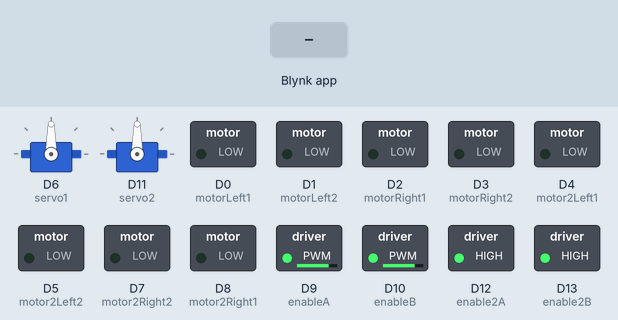
The sketch below on a simulated Arduino Uno R4 WiFi. Parts: 2 × servo, switched loads named in the sketch (green lamp = pin HIGH). The inputs (shaded band) are chosen by the test bench. WiFi joins after 1.5 s; servers stay silent unless stated.

Above: at 3.0 s.
3.1 s: Blynk app writes 1 to V0
At 3.5 s:
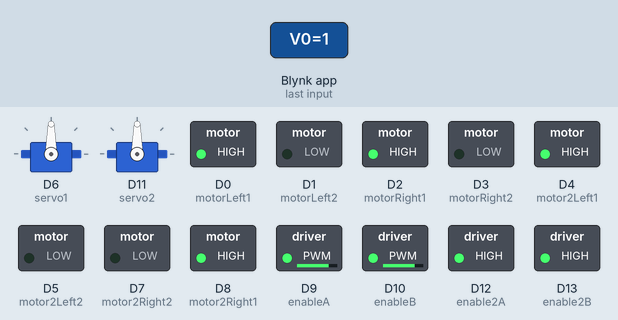
4.6 s: Blynk app writes 1 to V1
At 5.8 s:
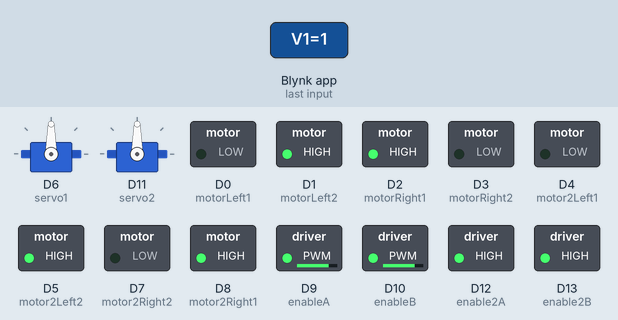
6.1 s: Blynk app writes 0 to V0
At 7.0 s:
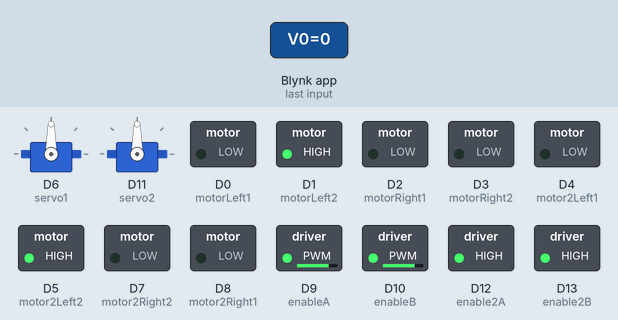
7.6 s: Blynk app writes 1 to V2
At 8.1 s:
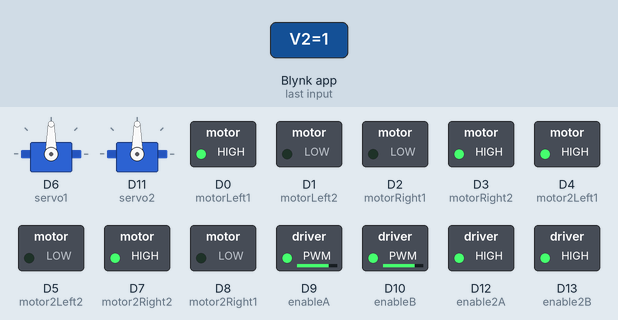
9.1 s: Blynk app writes 200 to V0
At 10.3 s:
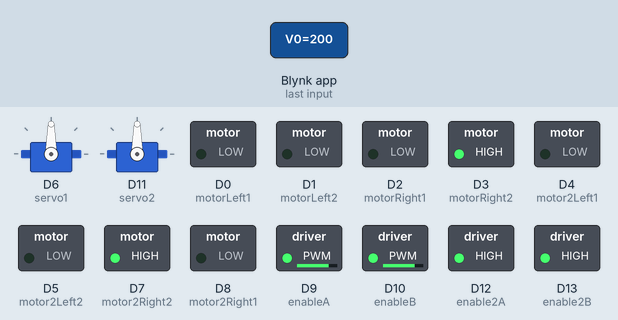
10.6 s: Blynk app writes 1 to V3
At 11.6 s:
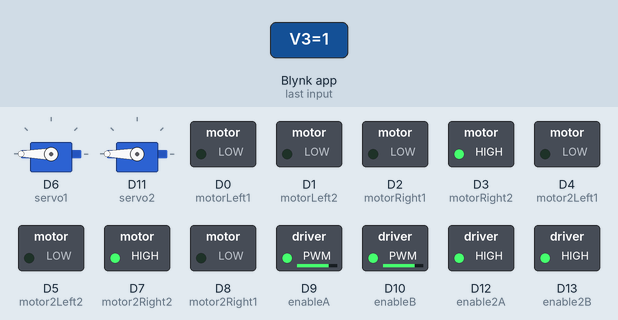
Timing chart, 0 to 13.1 s (numbered marks = the images above; inputs shaded):
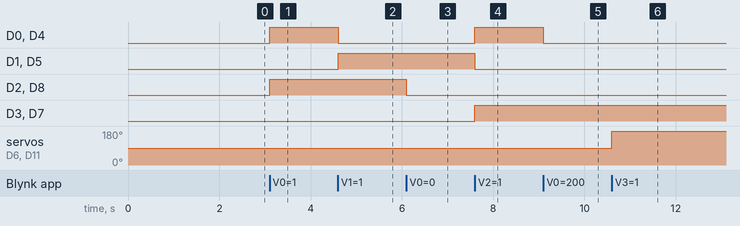

Measured:
- after the input at 3.1 s, D0 (motorLeft1), D2 (motorRight1), D4 (motor2Left1), D8 (motor2Right1): LOW → HIGH at once
- after the input at 4.6 s, D0 (motorLeft1), D4 (motor2Left1): HIGH → LOW at once; D1 (motorLeft2), D5 (motor2Left2): LOW → HIGH at once
- after the input at 6.1 s, D2 (motorRight1), D8 (motor2Right1): HIGH → LOW at once
- after the input at 7.6 s, D0 (motorLeft1), D3 (motorRight2), D4 (motor2Left1), D7 (motor2Right2): LOW → HIGH at once; D1 (motorLeft2), D5 (motor2Left2): HIGH → LOW at once
- after the input at 9.1 s, D0 (motorLeft1), D4 (motor2Left1): HIGH → LOW at once
- after the input at 10.6 s, servo on D6 (servo1), servo on D11 (servo2): 90° → 180° at once

The sketch:

code.ino
```cpp
#define BLYNK_PRINT Serial

#define BLYNK_TEMPLATE_ID "TMPL65suP-UJ-"
#define BLYNK_TEMPLATE_NAME "Protject4"
#define BLYNK_AUTH_TOKEN "lv4hd8Hz5O34MpWaYm6FM9_QYtWdo0jk" //ให้รู้ว่าโค้ดนี้เชื่อมต่อกับบลิ้ง

#include <Servo.h>
#include <SPI.h>
#include <WiFiS3.h>
#include <BlynkSimpleWifi.h>


const int motorLeft1 = 0;  // IN1
const int motorLeft2 = 1;  // IN2
const int motorRight1 = 2; // IN3
const int motorRight2 = 3; // IN4
const int enableA = 9;     // ENA (PWM)
const int enableB = 10;    // ENB (PWM)

const int motor2Left1 = 4;  // IN1
const int motor2Left2 = 5;  // IN2
const int motor2Right1 = 8; // IN3
const int motor2Right2 = 7; // IN4
const int enable2A = 12;     // ENA (PWM)
const int enable2B = 13;    // ENB (PWM)

// const คือตั้งขาพินให้เป็นขานั้นตลอดเวลา
// int จนเต็ม float ทศนิยม

Servo servo1;
Servo servo2;
// เอาไว้เชื่อมแอพ

char ssid[] = "Nathan_Ip";
char pass[] = "aabbccdd12";


BLYNK_WRITE(V0) {
  int val = param.asInt(); // val คือ binary param.asInt แปลจาก virtual pin เป็น int
  if (val == 1) {
    digitalWrite(motorLeft1, HIGH);
    digitalWrite(motorLeft2, LOW);
    digitalWrite(motorRight1, HIGH);
    digitalWrite(motorRight2, LOW);

    digitalWrite(motor2Left1, HIGH);
    digitalWrite(motor2Left2, LOW);
    digitalWrite(motor2Right1, HIGH);
    digitalWrite(motor2Right2, LOW);
  } else {
    digitalWrite(motorLeft1, LOW);
    digitalWrite(motorRight1, LOW);

    digitalWrite(motor2Left1, LOW);
    digitalWrite(motor2Right1, LOW);
  }
}

BLYNK_WRITE(V1) {
  int val = param.asInt();
  if (val == 1) {
    digitalWrite(motorLeft1, LOW);
    digitalWrite(motorLeft2, HIGH);
    digitalWrite(motorRight1, HIGH);
    digitalWrite(motorRight2, LOW);

    digitalWrite(motor2Left1, LOW);
    digitalWrite(motor2Left2, HIGH);
    digitalWrite(motor2Right1, HIGH);
    digitalWrite(motor2Right2, LOW);
  } else {
    digitalWrite(motorLeft2, LOW);
    digitalWrite(motorRight1, LOW);
    digitalWrite(motor2Left2, LOW);
    digitalWrite(motor2Right1, LOW);
  }
}

BLYNK_WRITE(V2) {
  int val = param.asInt();
  if (val == 1) {
    digitalWrite(motorLeft1, HIGH);
    digitalWrite(motorLeft2, LOW);
    digitalWrite(motorRight1, LOW);
    digitalWrite(motorRight2, HIGH);

    digitalWrite(motor2Left1, HIGH);
    digitalWrite(motor2Left2, LOW);
    digitalWrite(motor2Right1, LOW);
    digitalWrite(motor2Right2, HIGH);
  } else {
    digitalWrite(motorLeft1, LOW);
    digitalWrite(motorRight2, LOW);

    digitalWrite(motor2Left1, LOW);
    digitalWrite(motor2Right2, LOW);
  }
}


BLYNK_WRITE(V3) {
  int val = param.asInt();
  if (val == 1) {

    for (int pos = 0; pos <= 180; pos++) {
    servo1.write(pos);
    }
    for (int pos = 0; pos <= 180; pos++) {
    servo2.write(pos);
    }
  }

  else {
    for (int pos = 180; pos >= 0; pos--) {
    servo1.write(pos);
    }
    for (int pos = 180; pos >= 0; pos--) {
    servo2.write(pos);
    }

  }
}
//ประตูแต่ทำไม่เสร็จ servo ไม่ไหว

void setup() {
  pinMode(motorLeft1, OUTPUT);
  pinMode(motorLeft2, OUTPUT);
  pinMode(motorRight1, OUTPUT);
  pinMode(motorRight2, OUTPUT);
  pinMode(enableA, OUTPUT);
  pinMode(enableB, OUTPUT);

  pinMode(motor2Left1, OUTPUT);
  pinMode(motor2Left2, OUTPUT);
  pinMode(motor2Right1, OUTPUT);
  pinMode(motor2Right2, OUTPUT);
  pinMode(enable2A, OUTPUT);
  pinMode(enable2B, OUTPUT);

  analogWrite(enableA, 200);
  analogWrite(enableB, 200);

  analogWrite(enable2A, 200);
  analogWrite(enable2B, 200);

  //analogwrite คือตั้งความแรงว่าเอาเท่านี้นะๆ

  servo1.attach(6);
  servo2.attach(11);
  //เชื่อม motor driver module
  Serial.begin(9600);
  //ทำให้สื่อสารได้
  Blynk.begin(BLYNK_AUTH_TOKEN, ssid, pass);
}

void loop() {
  Blynk.run();
}
```
